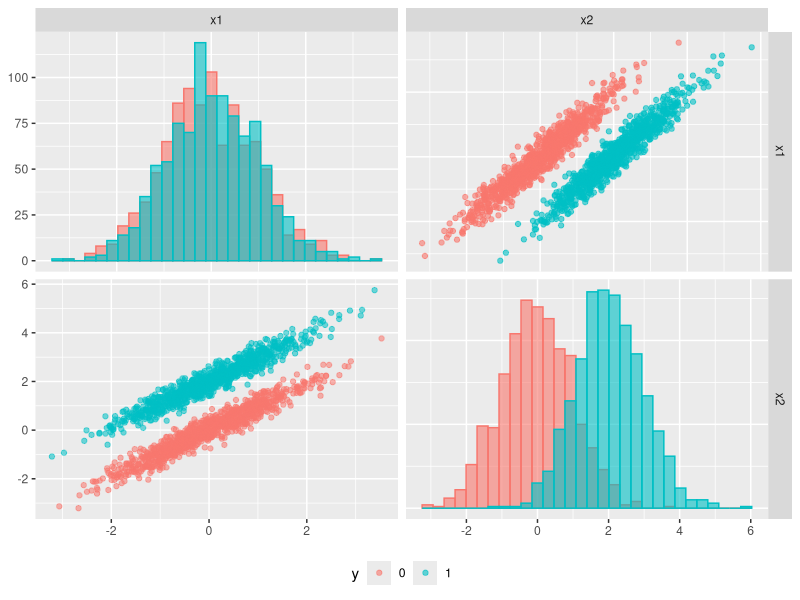
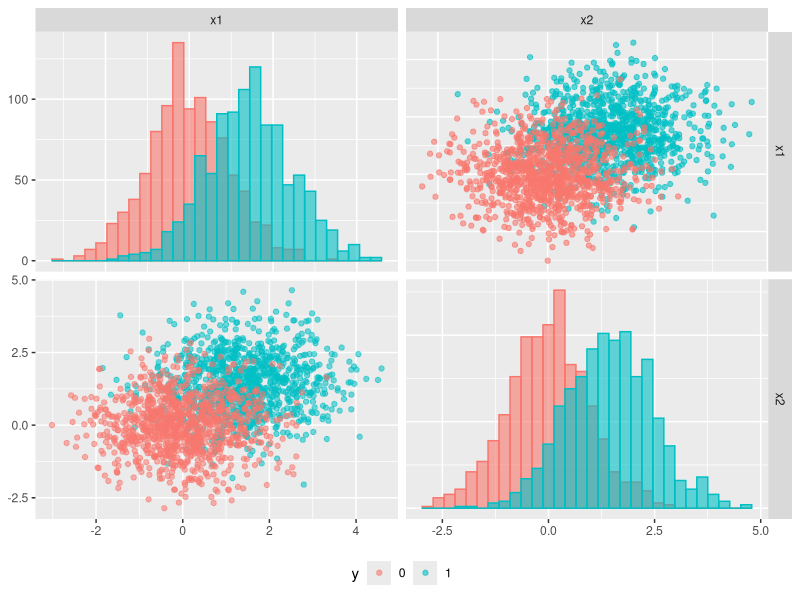
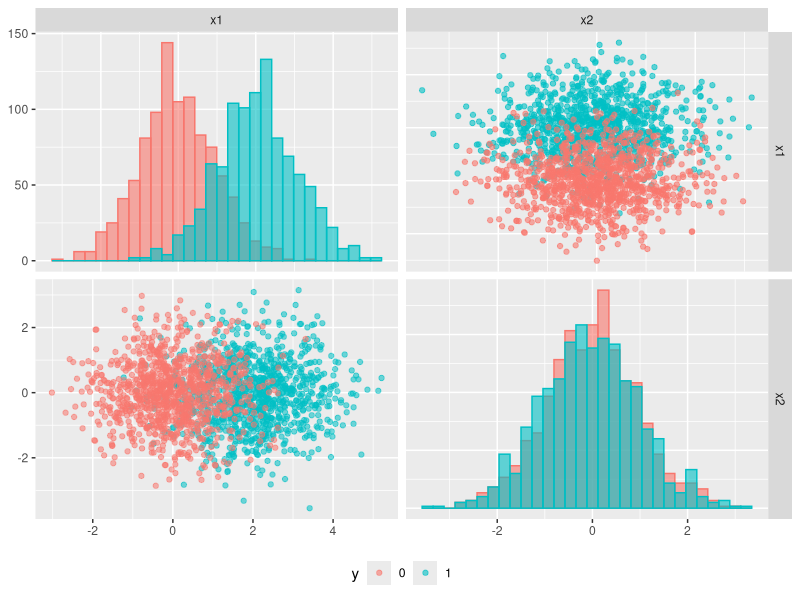
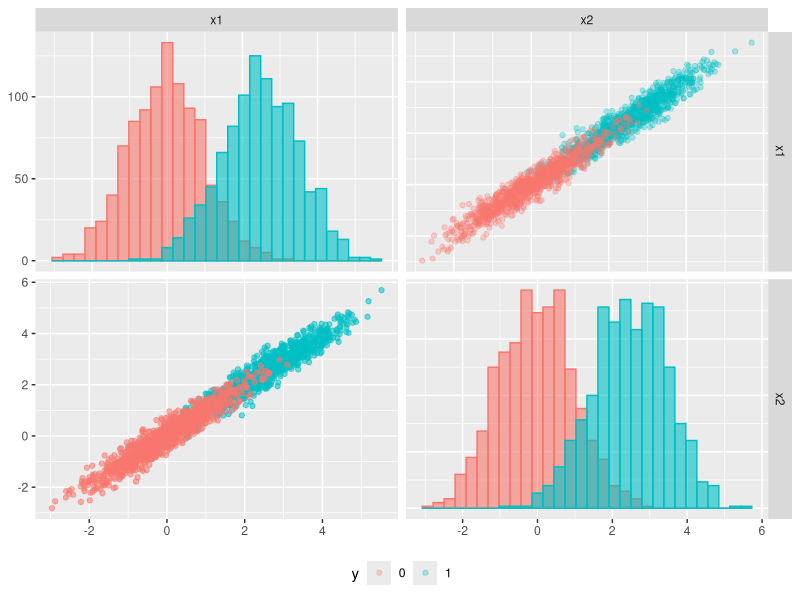
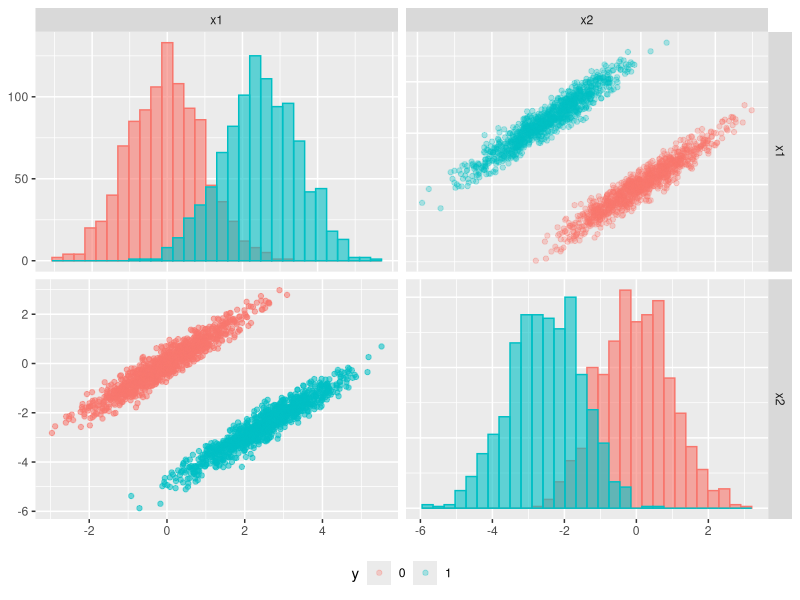
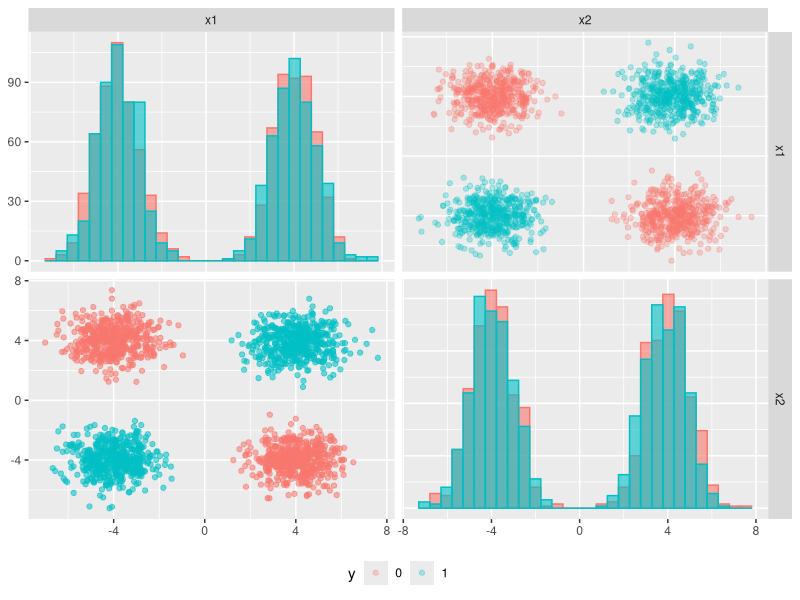

Source code (R) for these figures, in order:
# check if thelibraries are installed, otherwise install
if (!requireNamespace("GGally")) {
  install.packages("GGally")
}
if (!requireNamespace("ggplot2")) {
  install.packages("ggplot2")
}
if (!requireNamespace("mvtnorm")) {
  install.packages("mvtnorm")
}
if (!requireNamespace("gridExtra")) {
  install.packages("gridExtra")
}

library(gridExtra)
library(GGally)
library(ggplot2)
library(mvtnorm)

custom_hist <- function(data, mapping, ...){
  ggplot(data = data, mapping = mapping) +
    geom_histogram(data = data[data$y == 0,], fill = "#F8766D", alpha = 0.6) +
    geom_histogram(data = data[data$y == 1,], fill = "#00BFC4", alpha = 0.6)
}

create_classification_task<- function(covariance_matrix,n_data,means){
  y = c(rep(1,n_data/2),rep(0,n_data/2))
  x = rmvnorm(n_data,
            mean = means,
            sigma = covariance_matrix
            )
  return(list(x=x,y=y))
}


#Parameters
variance=1
n_data=2000

####### Variable useless by itselfb but useful with others ########

# Create a multi-variate  normal distribution
covariance_matrix = matrix(c(variance,
                             0.96*variance,0.96*variance,
                             variance),
                           ncol= 2)
results=create_classification_task(covariance_matrix = covariance_matrix,
                           n_data = n_data,
                           means = c(0,0)
                           )

x1 <- results$x[, 1]
x2 <- results$x[, 2]
y <- results$y
# add a constant if y is 1 to x2
x2[y==1] = x2[y==1]+2*variance
# Create a dataframe with x and y
data = data.frame(x1=x1,x2=x2,y=y)
data$y = as.factor(data$y)
# Use ggpairs only for x and x1 
graph<- ggpairs(data = data,
                columns = c("x1","x2"),
                legend=2,
                aes(group = y,colour=y, alpha = 0.6),
                upper = list(continuous = wrap("points", alpha = 0.6)),
                diag = list(continuous = custom_hist)
                )+
  theme(legend.position = "bottom")
#Save the plot
ggsave(filename = "slides/feature-selection/figure/guyon_example_correlation.png",
       plot = graph,
       width = 10, height = 10, units = "cm")


####### Information gain from presumably redundant variables ########

# Create a multi-variate  normal distribution with no cov
covariance_matrix <- matrix(c(variance, 0, 0, variance), ncol = 2)
results <- create_classification_task(covariance_matrix = covariance_matrix,
                           n_data = n_data,
                           means = c(0, 0)
                           )
x1 <- results$x[, 1]
x2 <- results$x[, 2]
y <- results$y

# add a constant if y is 1 to x2
x1[y==1] = x1[y==1]+1.5*variance
x2[y==1] = x2[y==1]+1.5*variance
# Create a dataframe with x and y
data = data.frame(x1=x1,x2=x2,y=y)
data$y = as.factor(data$y)

# Use ggpairs only for x and x1 
graph<- ggpairs(data = data,
                columns = c("x1","x2"),
                legend=2,
                aes(group = y,colour=y, alpha = 0.6),
                upper = list(continuous = wrap("points", alpha = 0.6)),
                diag = list(continuous = custom_hist)
                )+
  theme(legend.position = "bottom")
ggsave(filename = "slides/feature-selection/figure/guyon_example_presumably_redundant.png",
       plot = graph,
       width = 10, height = 10, units = "cm")

x1 <- results$x[, 1]
x2 <- results$x[, 2]
y <- results$y

# Perform a rotation
x1[y==1] = x1[y==1]+sqrt(2)*1.5*variance
# Create a dataframe with x and y
data = data.frame(x1=x1,x2=x2,y=y)
data$y = as.factor(data$y)



graph <- ggpairs(data = data,
                columns = c("x1","x2"),
                legend=2,
                aes(group = y,colour=y, alpha = 0.6),
                upper = list(continuous = wrap("points", alpha = 0.6)),
                diag = list(continuous = custom_hist)
                )+
  theme(legend.position = "bottom")
ggsave(filename = "slides/feature-selection/figure/guyon_example_presumably_redundant_rotated.png",
       plot = graph,
       width = 10, height = 10, units = "cm")



####### INTRA CLASS COVARIANCE EXAMPLE ########
# Create a multi-variate  normal distribution with high covariance
covariance_matrix = matrix(c(variance,0.95*variance,0.95*variance,variance),ncol= 2)

results = create_classification_task(covariance_matrix = covariance_matrix,
                           n_data = n_data,
                           means = c(0,0)
                           )
x1 = results$x[, 1]
x2 = results$x[, 2]
y = results$y
# constant in direction of covariance
x1[y==1] = x1[y==1]+2.5*variance
x2[y==1] = x2[y==1]+2.5*variance
# Create a dataframe with x and y
data = data.frame(x1=x1,x2=x2,y=y)
data$y = as.factor(data$y)

graph<- ggpairs(data = data,
                columns = c("x1","x2"),
                legend=2,
                aes(group = y,colour=y, alpha = 0.3),
                upper = list(continuous = wrap("points", alpha = 0.3)),
                diag = list(continuous = custom_hist)
                )+
  theme(legend.position = "bottom")
ggsave(filename = "slides/feature-selection/figure/guyon_example_intra_class_covariance.png",
       plot = graph,
       width = 10, height = 10, units = "cm")

x1 = results$x[, 1]
x2 = results$x[, 2]
y = results$y
# constant in direction of covariance
x1[y==1] = x1[y==1]+2.5*variance
x2[y==1] = x2[y==1]-2.5*variance
# Create a dataframe with x and y
data = data.frame(x1=x1,x2=x2,y=y)
data$y = as.factor(data$y)

graph<- ggpairs(data = data,
                columns = c("x1","x2"),
                legend=2,
                aes(group = y,colour=y, alpha = 0.3),
                upper = list(continuous = wrap("points", alpha = 0.3)),
                diag = list(continuous = custom_hist)
                )+
  theme(legend.position = "bottom")
ggsave(filename = "slides/feature-selection/figure/guyon_example_intra_class_covariance_perpendicular.png",
       plot = graph,
       width = 10, height = 10, units = "cm")


#### XOR-example

xor_pos = c(rep(1,n_data/4),rep(0,n_data/4),rep(1,n_data/4),rep(0,n_data/4))
# Create a multi-variate  normal distribution with 0 covariance
covariance_matrix = matrix(c(variance,0,0,variance),ncol= 2)

results = create_classification_task(covariance_matrix = covariance_matrix,
                           n_data = n_data,
                           means = c(0,0)
                           )

x1 = results$x[, 1]
x2 = results$x[, 2]
y = results$y

#Move half of the positive to (1,1)
x1[y==1 & xor_pos==0] = x1[y==1 & xor_pos==0]+ 4*variance
x2[y==1 & xor_pos==0] = x2[y==1 & xor_pos==0]+ 4*variance
#Move the other half of the positives to (-1,-1)
x1[y==1 & xor_pos==1] = x1[y==1 & xor_pos==1]- 4*variance
x2[y==1 & xor_pos==1] = x2[y==1 & xor_pos==1]- 4*variance
#Move half of the negatives to (-1,1)
x1[y==0 & xor_pos==0] = x1[y==0 & xor_pos==0]- 4*variance
x2[y==0 & xor_pos==0] = x2[y==0 & xor_pos==0]+ 4*variance
#Move the other half of the negatives to (1,-1)
x1[y==0 & xor_pos==1] = x1[y==0 & xor_pos==1]+ 4*variance
x2[y==0 & xor_pos==1] = x2[y==0 & xor_pos==1]- 4*variance

# Create a dataframe with x and y
data = data.frame(x1=x1,x2=x2,y=y)
data$y = as.factor(data$y)

graph<- ggpairs(data = data,
                columns = c("x1","x2"),
                legend=2,
                aes(group = y,colour=y, alpha = 0.6),
                upper = list(continuous = wrap("points", alpha = 0.3)),
                diag = list(continuous = custom_hist)
                )+
  theme(legend.position = "bottom")
ggsave(filename = "slides/feature-selection/figure/guyon_example_xor.png",
       plot = graph,
       width = 10, height = 10, units = "cm")
